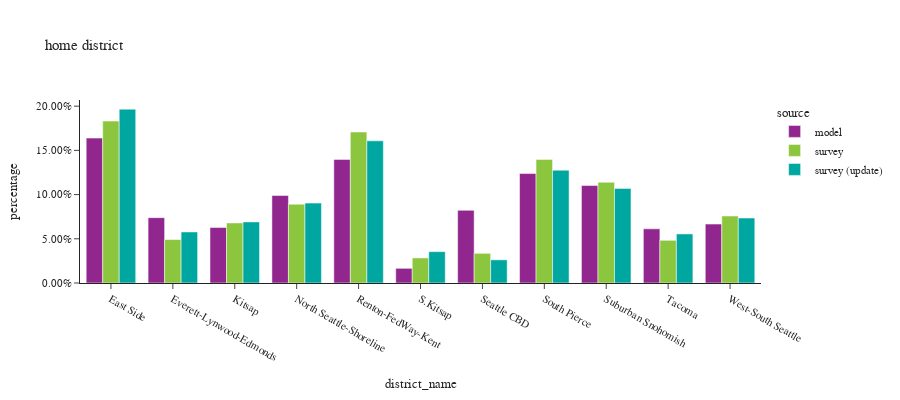

Notebook cell for this chart:
### Code cell
plot_hh_stat(df_hh, 'district_name', 'home district', wid=900)

### Figure 1 — Plotly figure (JSON) as saved in the notebook; plotly's stock layout.template omitted (floating-point values rounded to 4 significant figures)
{"data": [{"alignmentgroup": "True", "customdata": [[284561], [128286], [108900], [171773], [242692], [28817], [142728], [214942], [191371], [106376], [115679]], "hovertemplate": "source=model<br>district_name=%{x}<br>percentage=%{y}<br>sample count=%{customdata[0]}<extra></extra>", "legendgroup": "model", "marker": {"color": "#91268F", "pattern": {"shape": ""}}, "name": "model", "offsetgroup": "model", "orientation": "v", "showlegend": true, "textposition": "auto", "type": "bar", "x": ["East Side", "Everett-Lynwood-Edmonds", "Kitsap", "North Seattle-Shoreline", "Renton-FedWay-Kent", "S.Kitsap", "Seattle CBD", "South Pierce", "Suburban Snohomish", "Tacoma", "West-South Seattle"], "xaxis": "x", "y": [0.1639, 0.07389, 0.06273, 0.09894, 0.1398, 0.0166, 0.08221, 0.1238, 0.1102, 0.06127, 0.06663], "yaxis": "y"}, {"alignmentgroup": "True", "customdata": [[400], [95], [249], [282], [174], [70], [753], [492], [191], [134], [926]], "hovertemplate": "source=survey<br>district_name=%{x}<br>percentage=%{y}<br>sample count=%{customdata[0]}<extra></extra>", "legendgroup": "survey", "marker": {"color": "#8CC63E", "pattern": {"shape": ""}}, "name": "survey", "offsetgroup": "survey", "orientation": "v", "showlegend": true, "textposition": "auto", "type": "bar", "x": ["West-South Seattle", "Tacoma", "Suburban Snohomish", "South Pierce", "Seattle CBD", "S.Kitsap", "Renton-FedWay-Kent", "North Seattle-Shoreline", "Kitsap", "Everett-Lynwood-Edmonds", "East Side"], "xaxis": "x", "y": [0.0758, 0.0483, 0.114, 0.1398, 0.03356, 0.02839, 0.1708, 0.08914, 0.06794, 0.04916, 0.1831], "yaxis": "y"}, {"alignmentgroup": "True", "customdata": [[877], [130], [184], [470], [709], [68], [160], [266], [239], [92], [374]], "hovertemplate": "source=survey (update)<br>district_name=%{x}<br>percentage=%{y}<br>sample count=%{customdata[0]}<extra></extra>", "legendgroup": "survey (update)", "marker": {"color": "#00A7A0", "pattern": {"shape": ""}}, "name": "survey (update)", "offsetgroup": "survey (update)", "orientation": "v", "showlegend": true, "textposition": "auto", "type": "bar", "x": ["East Side", "Everett-Lynwood-Edmonds", "Kitsap", "North Seattle-Shoreline", "Renton-FedWay-Kent", "S.Kitsap", "Seattle CBD", "South Pierce", "Suburban Snohomish", "Tacoma", "West-South Seattle"], "xaxis": "x", "y": [0.1966, 0.05775, 0.06909, 0.09035, 0.1609, 0.03547, 0.0262, 0.1276, 0.107, 0.05551, 0.07352], "yaxis": "y"}], "layout": {"barmode": "group", "font": {"size": 11}, "height": 400, "legend": {"title": {"text": "source"}, "tracegroupgap": 0}, "title": {"text": "home district"}, "width": 900, "xaxis": {"anchor": "y", "domain": [0, 1], "title": {"text": "district_name"}}, "yaxis": {"anchor": "x", "domain": [0, 1], "tickformat": ".2%", "title": {"text": "percentage"}}}}
